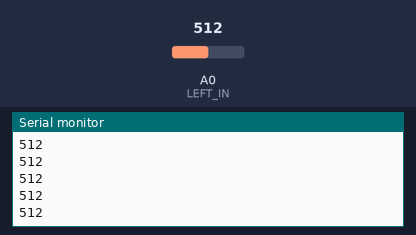
A sketch run on a simulated Arduino Uno, built with avr-gcc and run on an emulated ATmega328P. Parts: the last lines printed to the serial monitor. The test bench sets the inputs (shaded band); at power-on: A0 (LEFT_IN) = 512.

Above: at 1.2 s.
1.3 s: A0 (LEFT_IN) set to 716
At 1.31 s:
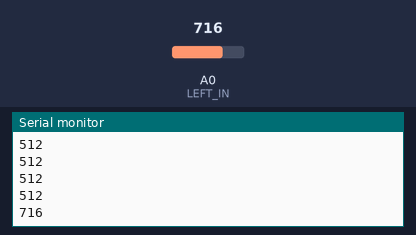
2.8 s: A0 (LEFT_IN) set to 900
At 2.81 s:
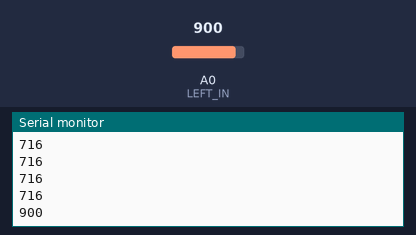
Timing chart, 0 to 5.8 s (numbered marks = the images above; inputs shaded):
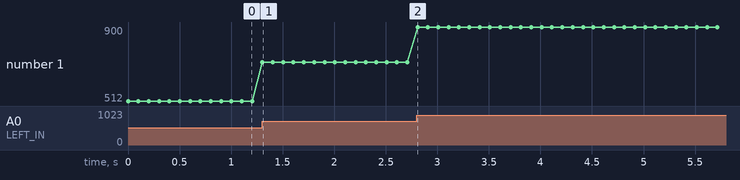

The sketch:

velostat_prep.ino
```cpp
#define LEFT_IN A0
#define RIGHT_IN A1
#define HEART_IN A2

void setup() {
  Serial.begin(9600);
  pinMode(LEFT_IN, INPUT_PULLUP);
  pinMode(RIGHT_IN, INPUT_PULLUP);
}

void loop() {
  Serial.println(analogRead(LEFT_IN));
  delay(100);
}
```

Measured:
- after the input at 1.3 s, the serial monitor: prints a new line at once (image 1)
- after the input at 2.8 s, the serial monitor: prints a new line at once (image 2)
- plotted number 1: 512 → 716 after the input at 1.3 s, 716 → 900 after the input at 2.8 s
